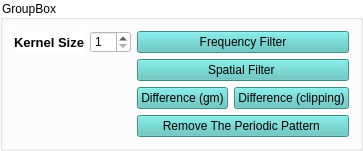
         <widget class="QGroupBox" name="groupBox_3">
          <property name="styleSheet">
           <string notr="true">background-color: rgb(255, 255, 255);</string>
          </property>
          <property name="title">
           <string>GroupBox</string>
          </property>
          <layout class="QGridLayout" name="gridLayout_39">
           <item row="0" column="0">
            <widget class="QLabel" name="label_26">
             <property name="font">
              <font>
               <pointsize>10</pointsize>
               <weight>75</weight>
               <bold>true</bold>
              </font>
             </property>
             <property name="text">
              <string>Kernel Size</string>
             </property>
             <property name="alignment">
              <set>Qt::AlignCenter</set>
             </property>
            </widget>
           </item>
           <item row="1" column="2" colspan="2">
            <widget class="QPushButton" name="spatialPushButton">
             <property name="styleSheet">
              <string notr="true">background-color: rgb(83, 194, 191);</string>
             </property>
             <property name="text">
              <string>Spatial Filter </string>
             </property>
             <property name="checkable">
              <bool>true</bool>
             </property>
             <attribute name="buttonGroup">
              <string notr="true">buttonGroup_4</string>
             </attribute>
            </widget>
           </item>
           <item row="0" column="1">
            <widget class="QSpinBox" name="spinBox">
             <property name="minimum">
              <number>1</number>
             </property>
             <property name="singleStep">
              <number>2</number>
             </property>
            </widget>
           </item>
           <item row="0" column="2" colspan="2">
            <widget class="QPushButton" name="frequencyPushButton">
             <property name="styleSheet">
              <string notr="true">background-color: rgb(83, 194, 191);</string>
             </property>
             <property name="text">
              <string>Frequency Filter</string>
             </property>
             <property name="checkable">
              <bool>true</bool>
             </property>
             <attribute name="buttonGroup">
              <string notr="true">buttonGroup_4</string>
             </attribute>
            </widget>
           </item>
           <item row="2" column="2">
            <widget class="QPushButton" name="differenceGMPushButton">
             <property name="styleSheet">
              <string notr="true">background-color: rgb(83, 194, 191);</string>
             </property>
             <property name="text">
              <string>Difference (gm)</string>
             </property>
             <property name="checkable">
              <bool>true</bool>
             </property>
             <attribute name="buttonGroup">
              <string notr="true">buttonGroup_4</string>
             </attribute>
            </widget>
           </item>
           <item row="2" column="3">
            <widget class="QPushButton" name="differenceClippingPushButton">
             <property name="styleSheet">
              <string notr="true">background-color: rgb(83, 194, 191);</string>
             </property>
             <property name="text">
              <string>Difference (clipping)</string>
             </property>
             <property name="checkable">
              <bool>true</bool>
             </property>
             <attribute name="buttonGroup">
              <string notr="true">buttonGroup_4</string>
             </attribute>
            </widget>
           </item>
           <item row="3" column="2" colspan="2">
            <widget class="QPushButton" name="removePatternPushButton">
             <property name="styleSheet">
              <string notr="true">background-color: rgb(83, 194, 191);</string>
             </property>
             <property name="text">
              <string>Remove The Periodic Pattern </string>
             </property>
             <property name="checkable">
              <bool>true</bool>
             </property>
             <attribute name="buttonGroup">
              <string notr="true">buttonGroup_5</string>
             </attribute>
            </widget>
           </item>
          </layout>
         </widget>
